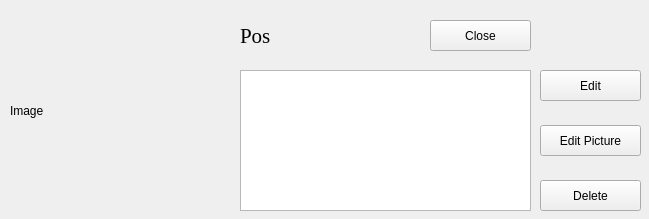
<?xml version="1.0" encoding="UTF-8"?>
<ui version="4.0">
 <class>PostWindow</class>
 <widget class="QMainWindow" name="PostWindow">
  <property name="geometry">
   <rect>
    <x>0</x>
    <y>0</y>
    <width>649</width>
    <height>219</height>
   </rect>
  </property>
  <property name="sizePolicy">
   <sizepolicy hsizetype="Fixed" vsizetype="Fixed">
    <horstretch>0</horstretch>
    <verstretch>0</verstretch>
   </sizepolicy>
  </property>
  <property name="minimumSize">
   <size>
    <width>0</width>
    <height>0</height>
   </size>
  </property>
  <property name="maximumSize">
   <size>
    <width>1000</width>
    <height>219</height>
   </size>
  </property>
  <property name="windowTitle">
   <string>Post</string>
  </property>
  <property name="windowIcon">
   <iconset resource="../resources/res.qrc">
    <normaloff>:/img/icon.jpg</normaloff>:/img/icon.jpg</iconset>
  </property>
  <widget class="QWidget" name="centralwidget">
   <widget class="QLabel" name="image">
    <property name="geometry">
     <rect>
      <x>10</x>
      <y>10</y>
      <width>221</width>
      <height>201</height>
     </rect>
    </property>
    <property name="font">
     <font>
      <pointsize>9</pointsize>
     </font>
    </property>
    <property name="text">
     <string>Image</string>
    </property>
    <property name="scaledContents">
     <bool>true</bool>
    </property>
   </widget>
   <widget class="QLabel" name="info">
    <property name="geometry">
     <rect>
      <x>240</x>
      <y>10</y>
      <width>181</width>
      <height>51</height>
     </rect>
    </property>
    <property name="font">
     <font>
      <family>Times New Roman</family>
      <pointsize>16</pointsize>
     </font>
    </property>
    <property name="text">
     <string>Pos</string>
    </property>
   </widget>
   <widget class="QPushButton" name="back">
    <property name="geometry">
     <rect>
      <x>430</x>
      <y>20</y>
      <width>101</width>
      <height>31</height>
     </rect>
    </property>
    <property name="cursor">
     <cursorShape>PointingHandCursor</cursorShape>
    </property>
    <property name="text">
     <string>Close</string>
    </property>
   </widget>
   <widget class="QTextEdit" name="textEdit">
    <property name="geometry">
     <rect>
      <x>240</x>
      <y>70</y>
      <width>291</width>
      <height>141</height>
     </rect>
    </property>
    <property name="font">
     <font>
      <family>Times New Roman</family>
      <pointsize>14</pointsize>
     </font>
    </property>
   </widget>
   <widget class="QPushButton" name="edit">
    <property name="geometry">
     <rect>
      <x>540</x>
      <y>70</y>
      <width>101</width>
      <height>31</height>
     </rect>
    </property>
    <property name="cursor">
     <cursorShape>PointingHandCursor</cursorShape>
    </property>
    <property name="text">
     <string>Edit</string>
    </property>
   </widget>
   <widget class="QPushButton" name="editPicture">
    <property name="geometry">
     <rect>
      <x>540</x>
      <y>125</y>
      <width>101</width>
      <height>31</height>
     </rect>
    </property>
    <property name="cursor">
     <cursorShape>PointingHandCursor</cursorShape>
    </property>
    <property name="text">
     <string>Edit Picture</string>
    </property>
   </widget>
   <widget class="QPushButton" name="delete_2">
    <property name="geometry">
     <rect>
      <x>540</x>
      <y>180</y>
      <width>101</width>
      <height>31</height>
     </rect>
    </property>
    <property name="cursor">
     <cursorShape>PointingHandCursor</cursorShape>
    </property>
    <property name="text">
     <string>Delete</string>
    </property>
   </widget>
  </widget>
 </widget>
 <resources>
  <include location="../resources/res.qrc"/>
 </resources>
 <connections/>
</ui>
